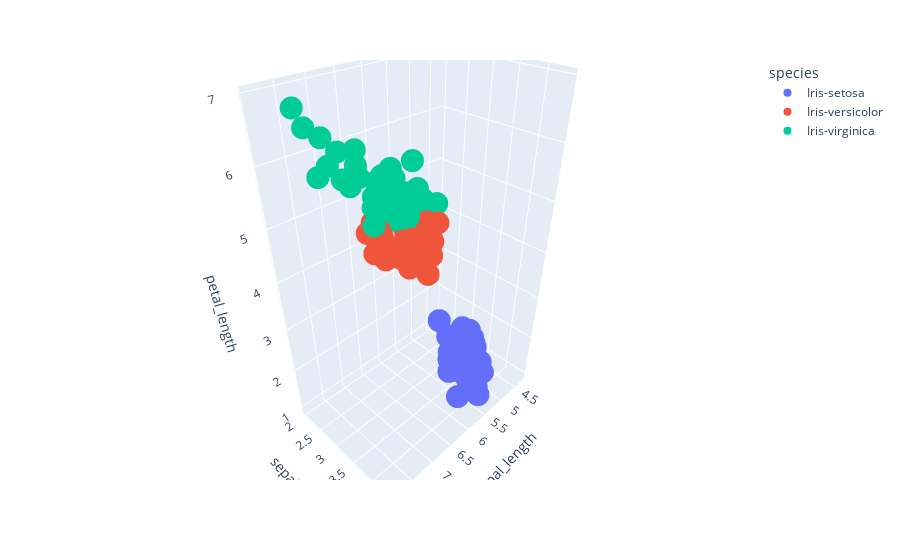

The code cell stored with this chart in its notebook:
### Markdown cell above
# 3-d Plot

### Code cell
import plotly.express as px

fig = px.scatter_3d(iris, x='sepal_length', y='sepal_width', z='petal_length',
              color='species')
fig.show()

### Figure 1 — Plotly figure (JSON) as saved in the notebook; plotly's stock layout.template omitted (floating-point values rounded to 4 significant figures)
{"data": [{"hovertemplate": "species=Iris-setosa<br>sepal_length=%{x}<br>sepal_width=%{y}<br>petal_length=%{z}<extra></extra>", "legendgroup": "Iris-setosa", "marker": {"color": "#636efa", "symbol": "circle"}, "mode": "markers", "name": "Iris-setosa", "scene": "scene", "showlegend": true, "type": "scatter3d", "x": [5.1, 4.9, 4.7, 4.6, 5, 5.4, 4.6, 5, 4.4, 4.9, 5.4, 4.8, 4.8, 4.3, 5.8, 5.7, 5.4, 5.1, 5.7, 5.1, 5.4, 5.1, 4.6, 5.1, 4.8, 5, 5, 5.2, 5.2, 4.7, 4.8, 5.4, 5.2, 5.5, 4.9, 5, 5.5, 4.9, 4.4, 5.1, 5, 4.5, 4.4, 5, 5.1, 4.8, 5.1, 4.6, 5.3, 5], "y": [3.5, 3, 3.2, 3.1, 3.6, 3.9, 3.4, 3.4, 2.9, 3.1, 3.7, 3.4, 3, 3, 4, 4.4, 3.9, 3.5, 3.8, 3.8, 3.4, 3.7, 3.6, 3.3, 3.4, 3, 3.4, 3.5, 3.4, 3.2, 3.1, 3.4, 4.1, 4.2, 3.1, 3.2, 3.5, 3.1, 3, 3.4, 3.5, 2.3, 3.2, 3.5, 3.8, 3, 3.8, 3.2, 3.7, 3.3], "z": [1.4, 1.4, 1.3, 1.5, 1.4, 1.7, 1.4, 1.5, 1.4, 1.5, 1.5, 1.6, 1.4, 1.1, 1.2, 1.5, 1.3, 1.4, 1.7, 1.5, 1.7, 1.5, 1, 1.7, 1.9, 1.6, 1.6, 1.5, 1.4, 1.6, 1.6, 1.5, 1.5, 1.4, 1.5, 1.2, 1.3, 1.5, 1.3, 1.5, 1.3, 1.3, 1.3, 1.6, 1.9, 1.4, 1.6, 1.4, 1.5, 1.4]}, {"hovertemplate": "species=Iris-versicolor<br>sepal_length=%{x}<br>sepal_width=%{y}<br>petal_length=%{z}<extra></extra>", "legendgroup": "Iris-versicolor", "marker": {"color": "#EF553B", "symbol": "circle"}, "mode": "markers", "name": "Iris-versicolor", "scene": "scene", "showlegend": true, "type": "scatter3d", "x": [7, 6.4, 6.9, 5.5, 6.5, 5.7, 6.3, 4.9, 6.6, 5.2, 5, 5.9, 6, 6.1, 5.6, 6.7, 5.6, 5.8, 6.2, 5.6, 5.9, 6.1, 6.3, 6.1, 6.4, 6.6, 6.8, 6.7, 6, 5.7, 5.5, 5.5, 5.8, 6, 5.4, 6, 6.7, 6.3, 5.6, 5.5, 5.5, 6.1, 5.8, 5, 5.6, 5.7, 5.7, 6.2, 5.1, 5.7], "y": [3.2, 3.2, 3.1, 2.3, 2.8, 2.8, 3.3, 2.4, 2.9, 2.7, 2, 3, 2.2, 2.9, 2.9, 3.1, 3, 2.7, 2.2, 2.5, 3.2, 2.8, 2.5, 2.8, 2.9, 3, 2.8, 3, 2.9, 2.6, 2.4, 2.4, 2.7, 2.7, 3, 3.4, 3.1, 2.3, 3, 2.5, 2.6, 3, 2.6, 2.3, 2.7, 3, 2.9, 2.9, 2.5, 2.8], "z": [4.7, 4.5, 4.9, 4, 4.6, 4.5, 4.7, 3.3, 4.6, 3.9, 3.5, 4.2, 4, 4.7, 3.6, 4.4, 4.5, 4.1, 4.5, 3.9, 4.8, 4, 4.9, 4.7, 4.3, 4.4, 4.8, 5, 4.5, 3.5, 3.8, 3.7, 3.9, 5.1, 4.5, 4.5, 4.7, 4.4, 4.1, 4, 4.4, 4.6, 4, 3.3, 4.2, 4.2, 4.2, 4.3, 3, 4.1]}, {"hovertemplate": "species=Iris-virginica<br>sepal_length=%{x}<br>sepal_width=%{y}<br>petal_length=%{z}<extra></extra>", "legendgroup": "Iris-virginica", "marker": {"color": "#00cc96", "symbol": "circle"}, "mode": "markers", "name": "Iris-virginica", "scene": "scene", "showlegend": true, "type": "scatter3d", "x": [6.3, 5.8, 7.1, 6.3, 6.5, 7.6, 4.9, 7.3, 6.7, 7.2, 6.5, 6.4, 6.8, 5.7, 5.8, 6.4, 6.5, 7.7, 7.7, 6, 6.9, 5.6, 7.7, 6.3, 6.7, 7.2, 6.2, 6.1, 6.4, 7.2, 7.4, 7.9, 6.4, 6.3, 6.1, 7.7, 6.3, 6.4, 6, 6.9, 6.7, 6.9, 5.8, 6.8, 6.7, 6.7, 6.3, 6.5, 6.2, 5.9], "y": [3.3, 2.7, 3, 2.9, 3, 3, 2.5, 2.9, 2.5, 3.6, 3.2, 2.7, 3, 2.5, 2.8, 3.2, 3, 3.8, 2.6, 2.2, 3.2, 2.8, 2.8, 2.7, 3.3, 3.2, 2.8, 3, 2.8, 3, 2.8, 3.8, 2.8, 2.8, 2.6, 3, 3.4, 3.1, 3, 3.1, 3.1, 3.1, 2.7, 3.2, 3.3, 3, 2.5, 3, 3.4, 3], "z": [6, 5.1, 5.9, 5.6, 5.8, 6.6, 4.5, 6.3, 5.8, 6.1, 5.1, 5.3, 5.5, 5, 5.1, 5.3, 5.5, 6.7, 6.9, 5, 5.7, 4.9, 6.7, 4.9, 5.7, 6, 4.8, 4.9, 5.6, 5.8, 6.1, 6.4, 5.6, 5.1, 5.6, 6.1, 5.6, 5.5, 4.8, 5.4, 5.6, 5.1, 5.1, 5.9, 5.7, 5.2, 5, 5.2, 5.4, 5.1]}], "layout": {"legend": {"title": {"text": "species"}, "tracegroupgap": 0}, "margin": {"t": 60}, "scene": {"domain": {"x": [0, 1], "y": [0, 1]}, "xaxis": {"title": {"text": "sepal_length"}}, "yaxis": {"title": {"text": "sepal_width"}}, "zaxis": {"title": {"text": "petal_length"}}}}}
